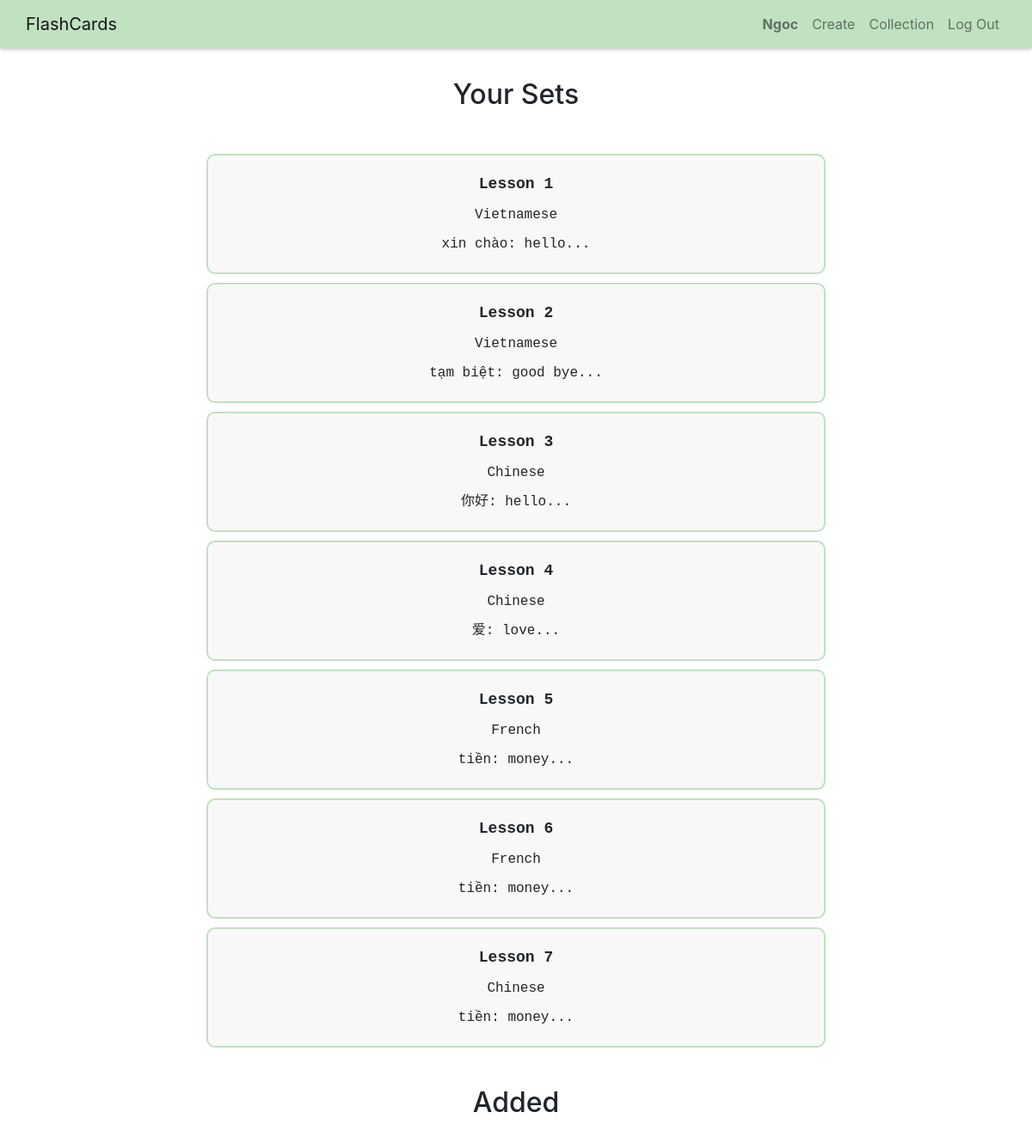
/collection (signed in), run on an earlier commit of the app's database.
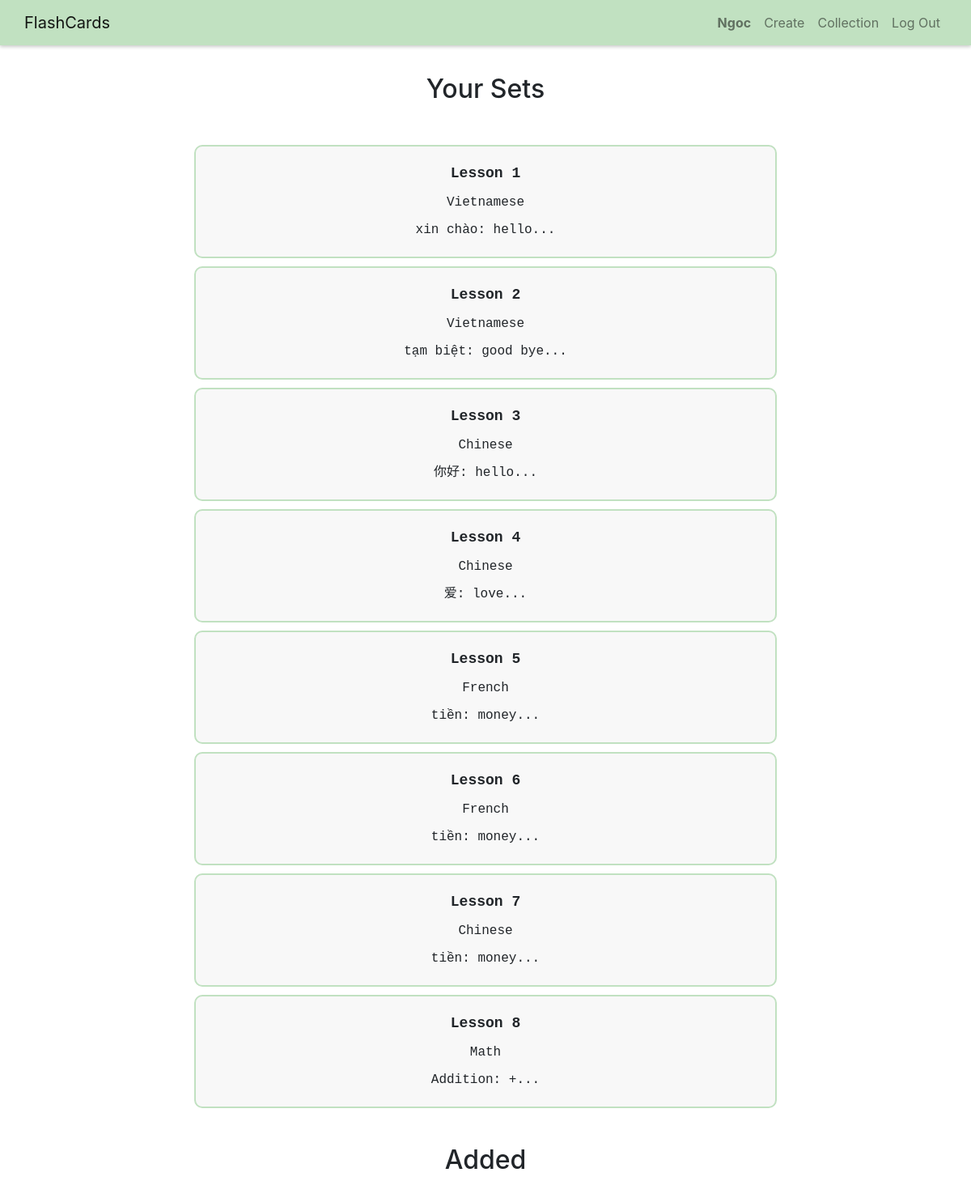
And on a later commit of the database.
### flashcards/models.py (models this page shows)
class Set(models.Model):
    owner = models.ForeignKey("User", on_delete=models.CASCADE, related_name="sets")
    name = models.CharField(max_length=255)
    description = models.TextField(blank=True)
    timestamp = models.DateTimeField(auto_now_add=True)

class Card(models.Model):
    set = models.ForeignKey("Set", on_delete=models.CASCADE, related_name="cards")
    term = models.CharField(max_length=255)
    definition = models.TextField()

### flashcards/views.py (the view)
# urls.py: path("collection", views.collection, name="collection"),
def collection(request):
    if request.user.is_authenticated:
        user = request.user
        sets = user.sets.all()
        added = user.added.all()
        return render(request, "flashcards/collection.html", {
            "sets": sets,
            "added": added
        })

### flashcards/templates/flashcards/collection.html (shortened to what this page needs)
{% extends "flashcards/layout.html" %}
{% block body %}
<div class="container center">
    <h2>Your Sets</h2>
    <div class="existing-sets-div">
        {% for set in sets %}
        <div class="existing-set-div" id="{{ set.id }}">
            <div class="set-item set-title">{{ set.name }}</div>
            <div class="set-item">
                <ul>
                    <li>{{ set.description }}</li>
                    <li>{{ set.cards.all.first.term }}: {{ set.cards.all.first.definition }}...</li>
                </ul>
            </div>
        </div>
        {% empty %}
        <div>
            You have not made a study set. <a href="{% url 'create' %}">Create.</a>
        </div>
        {% endfor %}
    </div>
    <h2 class="added-title">Added</h2>
</div>
{% endblock %}

What changed in the data, as far as the page shows it:
added Set: name "Lesson 8", description "Math", cards.all.first.term "Addition", cards.all.first.definition "+"
